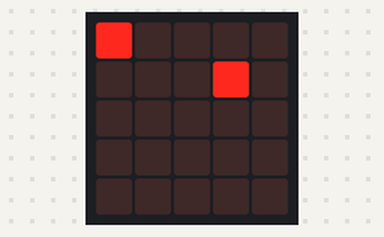
Bench run of a program on a simulated BBC micro:bit (MakeCode). Parts: the board's 5×5 LED display.

Above: at 0.3 s.
At 1.7 s:
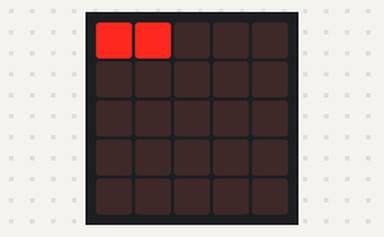
At 3.1 s:
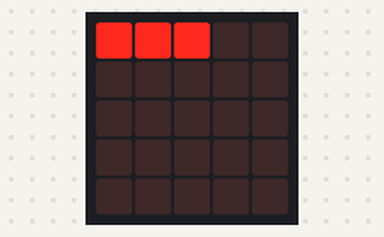
At 4.5 s:
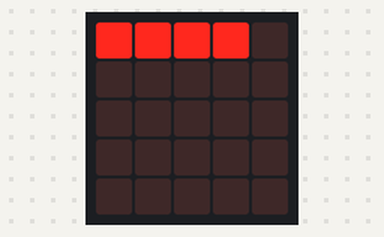
At 7.4 s:
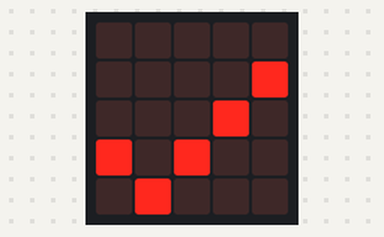

Measured:
- what the display in image 0 shows lasts 1.4 s, from 0.2 s to 1.6 s
- what the display in image 3 shows lasts 2.9 s, from 4.4 s to 7.3 s

The program:

main.ts
```typescript
ESP8266_IoT.initWIFI(SerialPin.P8, SerialPin.P12, BaudRate.BaudRate115200)
ESP8266_IoT.connectWifi("TP-LINK_WiFi_2", "your_pwd")
basic.showLeds(`
    # . . . .
    . . . # .
    . . . . .
    . . . . .
    . . . . .
    `)
basic.pause(1000)
basic.showLeds(`
    # # . . .
    . . . . .
    . . . . .
    . . . . .
    . . . . .
    `)
basic.pause(1000)
basic.showLeds(`
    # # # . .
    . . . . .
    . . . . .
    . . . . .
    . . . . .
    `)
basic.pause(1000)
basic.showLeds(`
    # # # # .
    . . . . .
    . . . . .
    . . . . .
    . . . . .
    `)
basic.pause(1000)
basic.showLeds(`
    # # # # .
    . . . . .
    . . . . .
    . . . . .
    . . . . .
    `)
basic.pause(1000)
if (ESP8266_IoT.wifiState(true)) {
    basic.showLeds(`
        . . . . .
        . . . . #
        . . . # .
        # . # . .
        . # . . .
        `)
} else {
    basic.showLeds(`
        # . . . #
        . # . # .
        . . # . .
        . # . # .
        # . . . #
        `)
}
basic.forever(function () {

})
```

test.ts
```typescript
// ide kerülnek a tesztek; a rendszer ezt nem kompilálja, ha a csomagot bővítményként használják.
```
